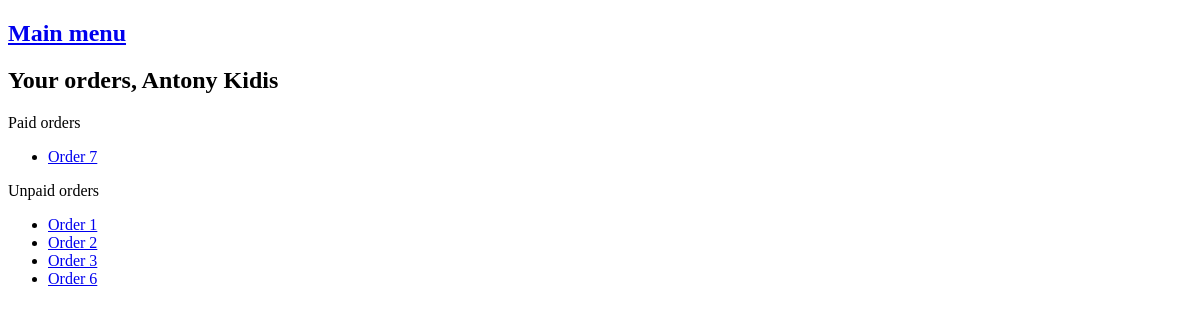
Page /your_orders/1 on the earlier database version.
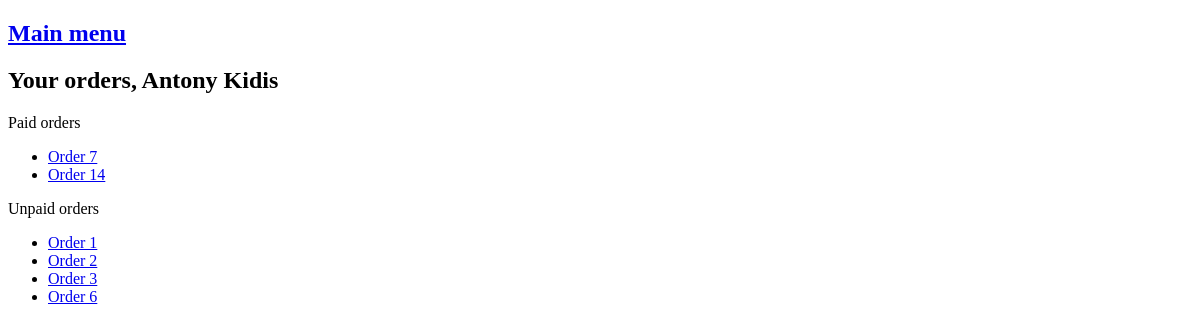
Same page on the later database version.
### order_creator/models.py (models this page shows)
class Order(models.Model):
    client = models.ForeignKey(Client, on_delete=models.CASCADE, related_name="orders")
    dealership = models.ForeignKey(
        Dealership, on_delete=models.CASCADE, related_name="orders"
    )
    is_paid = models.BooleanField(default=False)
    def __str__(self):
        return f"Order {self.id}"

### order_creator/views.py (the view)
# urls.py: path("your_orders/<int:pk>", list_of_clients_orders, name="your_orders"),
def list_of_clients_orders(request, pk):
    client = Client.objects.get(pk=pk)
    orders = Order.objects.filter(client=client)
    return render(request, "your_orders.html", {"orders": orders, "client": client})

### order_creator/models.py (called while the page is built)
    def __str__(self):
        return self.name

### templates/your_orders.html (shortened to what this page needs)
{% extends "base.html" %}
{% block content %}
    <h2>Your orders, {{ client }}</h2>
    <p>Paid orders</p>
    <ul>
        {% for order in orders %}
            {% if order.is_paid is True %}
                <li><a href="/order_details/{{ order.id }}">{{ order }}</a></li>
            {% endif %}
        {% endfor %}
    </ul>
    <p>Unpaid orders</p>
    <ul>
        {% for order in orders %}
            {% if order.is_paid is False %}
                <li><a href="/order_details/{{ order.id }}">{{ order }}</a></li>
            {% endif %}
        {% endfor %}
    </ul>
{% endblock %}

Differences in the rows shown:
added Order: id "Order 14", shown under "Your orders, Antony Kidis"
